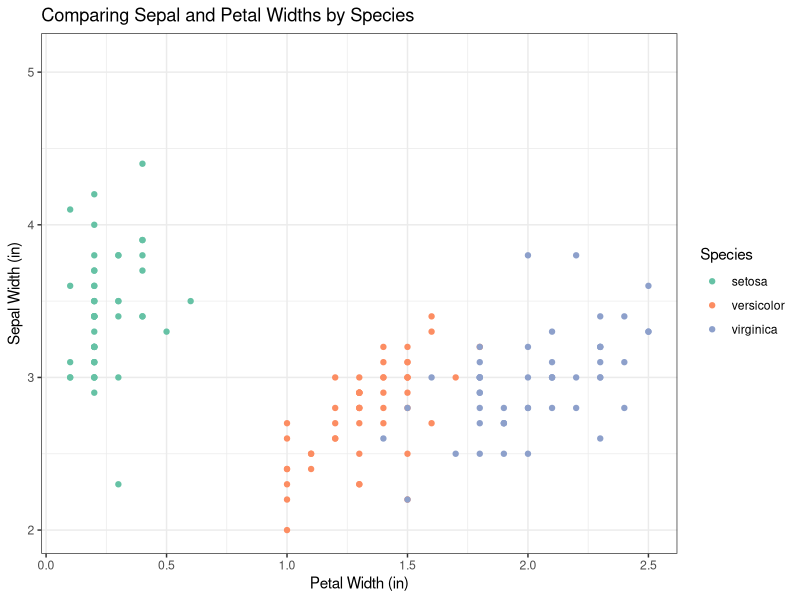

Reproduce this figure in R.
## ---- chunk 1
#| echo: false
#| fig-width: 7
#| fig-height: 5.5
#| fig-align: center

library(ggplot2)
ggplot(data = iris,
       aes(x = Petal.Width, y = Sepal.Width)) +
  geom_point(aes(color = Species)) + 
  scale_color_brewer(palette = "Set2")+
  scale_y_continuous(breaks = 2:5, limits = c(2, 5.1)) + 
  theme_bw() + 
  labs(x = "Petal Width (in)",
       y = "Sepal Width (in)",
       title = "Comparing Sepal and Petal Widths by Species")
## ---- chunk 2
tapply(iris$Sepal.Width, iris$Species, mean)
